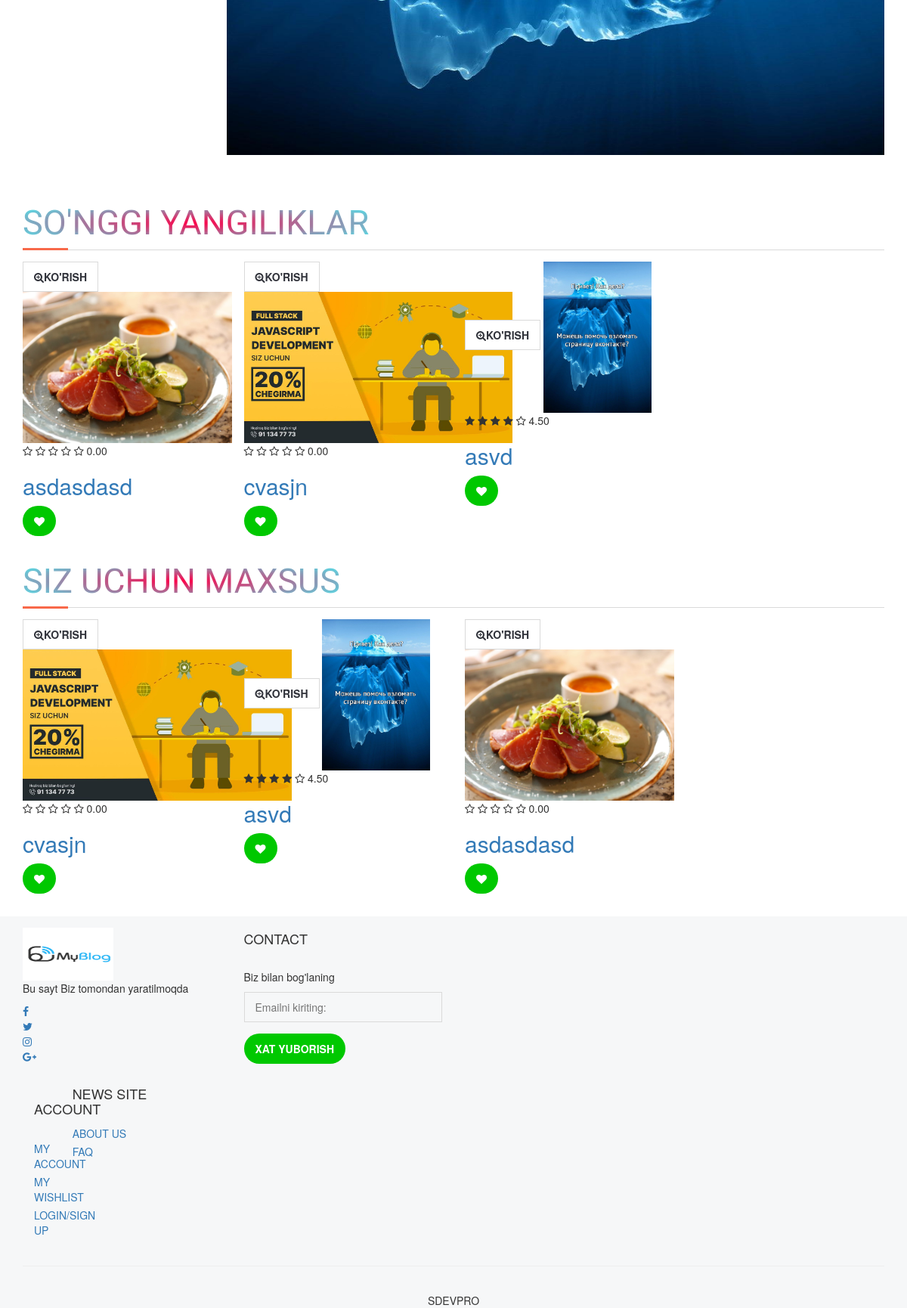
The app's page / (lower part), older data.
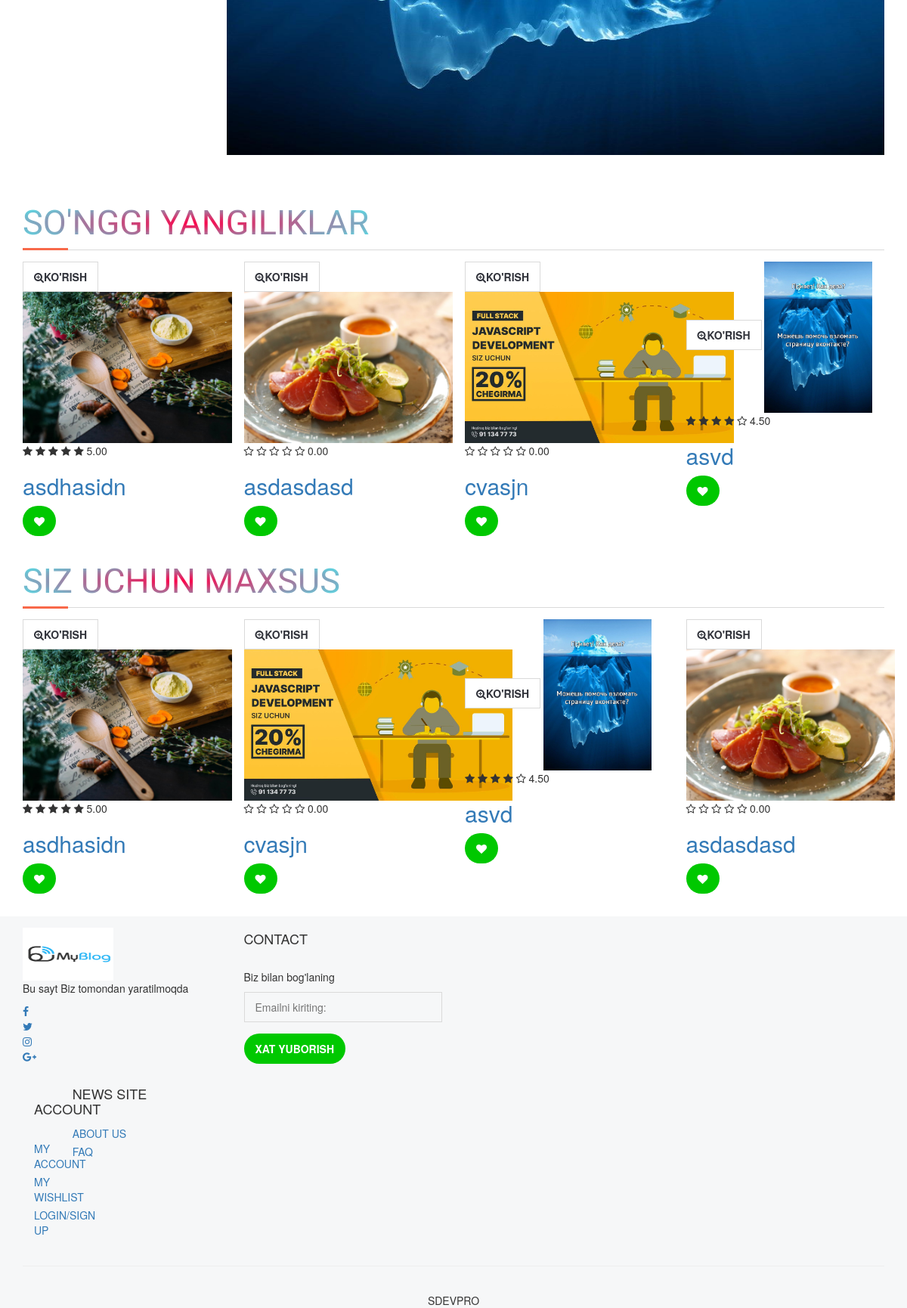
The same page, newer data.
### post/models.py (models this page shows, shortened)
class Article(models.Model):
    category = models.ForeignKey(Category, on_delete=models.CASCADE)
    title = models.CharField(max_length=255)
    keywords = models.CharField(max_length=255)
    description = models.CharField(max_length=255)
    author = models.CharField(max_length=255)
    image = models.ImageField(upload_to='images/', blank=True)
    detail = RichTextUploadingField()
    slug = models.SlugField()
    create_at = models.DateTimeField(auto_now_add=True)
    update_at = models.DateTimeField(auto_now=True)
    def image_tag(self):
        return mark_safe('<img src="{}" height="50"/>').format(self.image.url)
    image_tag.short_description = 'Image'
    def avaregereview(self):
        reviews = Comment.objects.filter(article=self).aggregate(avarage=Avg('rate'))
        avg = 0
        if reviews["avarage"] is not None:
            avg = float(reviews["avarage"])
        return avg

### home/views.py (the view)
# urls.py: path('', views.index, name='index'),
def index(request):
    setting = Setting.objects.all()
    category = Category.objects.all()
    article_slider = Article.objects.all().order_by('id')[:4]
    article_latest = Article.objects.all().order_by('-id')[:4]
    article_picked = Article.objects.all().order_by('?')[:4]
    page = "home"
    context = {
        'setting':setting,
        'page':page,
        'category':category,
        'article_slider': article_slider,
        'article_latest':article_latest,
        'article_picked':article_picked,
    }
    return render(request, 'index.html',context)

### home/templates/index.html (shortened to what this page needs)
{% extends 'homebase.html' %}
{% load static %}
{% block slider%}{% include 'slider.html' %}{% endblock %}
{% block body%}{% include 'body.html' %}{% endblock %}
{% block footer%}{% include 'footer.html' %}{% endblock %}

### home/templates/slider.html (shortened to what this page needs)
{% load static %}
<div id="home">
    <div class="container">
        <div class="home-wrap">
            <div id="home-slick">
                {% for rs in article_slider %}
                <div class="banner banner-1">
                    <img src="{{ rs.image.url }}" style="height: 600px" alt="">
                </div>
                {% endfor %}
            </div>
        </div>
    </div>
</div>

### home/templates/body.html
{% load static %}
<div class="section">
    <div class="container">
        <div class="row">
            <div class="col-md-12">
                <div class="section-title">
                    <h2 class="title" style="text-align: center;">So'nggi yangiliklar</h2>
                </div>
            </div>
            {% for rs in article_latest %}
            <div class="col-md-3 col-sm-6 col-xs-6">
                <div class="article article-single">
                    <div class="article-thumb">
                        <a href="/post/{{ rs.id }}/{{ rs.slug }}/" class="main-btn quick-view"><i class="fa fa-search-plus"></i>Ko'rish</a>
                        <img src="{{ rs.image.url }}" style="height: 200px" alt="">
                    </div>
                    <div class="article-body">
                         <div>
                                <div class="product-rating">
                                    <i class="fa fa-star{% if rs.avaregereview < 1%}-o empty{% endif%}"></i>
                                    <i class="fa fa-star{% if rs.avaregereview < 2%}-o empty{% endif%}"></i>
                                    <i class="fa fa-star{% if rs.avaregereview < 3%}-o empty{% endif%}"></i>
                                    <i class="fa fa-star{% if rs.avaregereview < 4%}-o empty{% endif%}"></i>
                                    <i class="fa fa-star{% if rs.avaregereview < 5%}-o empty{% endif%}"></i>
                                    {{ rs.avaregereview |stringformat:".2f"}}
                                </div>
                            </div>
                        <h2 class="article-name"><a href="/post/{{ rs.id }}/{{ rs.slug }}/" >{{ rs.title }}</a></h2>
                        <div class="article-btn">
                            <a href="/addtofavorite/{{ rs.id }}" class="primary-btn add-to-cart"><i class="fa fa-heart"></i></a>
                        </div>
                    </div>
                </div>
            </div>
            {% endfor %}
            <div class="col-md-12">
                <div class="section-title">
                    <h2 class="title" style="text-align: center;">Siz uchun maxsus</h2>
                </div>
            </div>
            {% for rs in article_picked %}
            <div class="col-md-3 col-sm-6 col-xs-6">
                <div class="article article-single">
                    <div class="article-thumb">
                        <a href="/post/{{ rs.id }}/{{ rs.slug }}/" class="main-btn quick-view"><i class="fa fa-search-plus"></i>Ko'rish</a>
                        <img src="{{ rs.image.url }}" style="height: 200px" alt="">
                    </div>
                    <div class="article-body">
                        <div>
                                <div class="product-rating">
                                    <i class="fa fa-star{% if rs.avaregereview < 1%}-o empty{% endif%}"></i>
                                    <i class="fa fa-star{% if rs.avaregereview < 2%}-o empty{% endif%}"></i>
                                    <i class="fa fa-star{% if rs.avaregereview < 3%}-o empty{% endif%}"></i>
                                    <i class="fa fa-star{% if rs.avaregereview < 4%}-o empty{% endif%}"></i>
                                    <i class="fa fa-star{% if rs.avaregereview < 5%}-o empty{% endif%}"></i>
                                    {{ rs.avaregereview |stringformat:".2f"}}
                                </div>
                            </div>
                        <h2 class="article-name"><a href="/post/{{ rs.id }}/{{ rs.slug }}/" >{{ rs.title }}</a></h2>
                        <div class="article-btn">
                            <a href="/addtofavorite/{{ rs.id }}" class="primary-btn add-to-cart"><i class="fa fa-heart"></i></a>
                        </div>
                    </div>
                </div>
            </div>
            {% endfor %}
        </div>
    </div>
</div>

Row changes from the older to the newer data that the page shows:
added Article: image (picture), avaregereview "5.00", title "asdhasidn"
